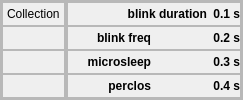
           <widget class="QFrame" name="frame_collection">
            <property name="maximumSize">
             <size>
              <width>16777215</width>
              <height>200</height>
             </size>
            </property>
            <property name="styleSheet">
             <string notr="true">#frame_collection {
	border-top: 2px solid #BDBBBE;
}</string>
            </property>
            <property name="frameShape">
             <enum>QFrame::StyledPanel</enum>
            </property>
            <property name="frameShadow">
             <enum>QFrame::Raised</enum>
            </property>
            <layout class="QHBoxLayout" name="horizontalLayout_30">
             <property name="spacing">
              <number>0</number>
             </property>
             <property name="leftMargin">
              <number>0</number>
             </property>
             <property name="topMargin">
              <number>0</number>
             </property>
             <property name="rightMargin">
              <number>0</number>
             </property>
             <property name="bottomMargin">
              <number>0</number>
             </property>
             <item>
              <widget class="QFrame" name="frame_collection_left">
               <property name="maximumSize">
                <size>
                 <width>200</width>
                 <height>16777215</height>
                </size>
               </property>
               <property name="frameShape">
                <enum>QFrame::StyledPanel</enum>
               </property>
               <property name="frameShadow">
                <enum>QFrame::Raised</enum>
               </property>
               <layout class="QVBoxLayout" name="verticalLayout_16">
                <property name="spacing">
                 <number>0</number>
                </property>
                <property name="leftMargin">
                 <number>0</number>
                </property>
                <property name="topMargin">
                 <number>0</number>
                </property>
                <property name="rightMargin">
                 <number>0</number>
                </property>
                <property name="bottomMargin">
                 <number>0</number>
                </property>
                <item>
                 <widget class="QFrame" name="frame_top_5">
                  <property name="frameShape">
                   <enum>QFrame::StyledPanel</enum>
                  </property>
                  <property name="frameShadow">
                   <enum>QFrame::Raised</enum>
                  </property>
                  <layout class="QHBoxLayout" name="horizontalLayout_31">
                   <property name="leftMargin">
                    <number>4</number>
                   </property>
                   <property name="topMargin">
                    <number>0</number>
                   </property>
                   <property name="rightMargin">
                    <number>4</number>
                   </property>
                   <property name="bottomMargin">
                    <number>0</number>
                   </property>
                   <item>
                    <widget class="QLabel" name="label_5">
                     <property name="text">
                      <string>Collection</string>
                     </property>
                    </widget>
                   </item>
                  </layout>
                 </widget>
                </item>
                <item>
                 <widget class="QFrame" name="frame_temp_4">
                  <property name="frameShape">
                   <enum>QFrame::StyledPanel</enum>
                  </property>
                  <property name="frameShadow">
                   <enum>QFrame::Raised</enum>
                  </property>
                 </widget>
                </item>
                <item>
                 <widget class="QFrame" name="frame_temp_5">
                  <property name="frameShape">
                   <enum>QFrame::StyledPanel</enum>
                  </property>
                  <property name="frameShadow">
                   <enum>QFrame::Raised</enum>
                  </property>
                 </widget>
                </item>
                <item>
                 <widget class="QFrame" name="frame_temp_6">
                  <property name="frameShape">
                   <enum>QFrame::StyledPanel</enum>
                  </property>
                  <property name="frameShadow">
                   <enum>QFrame::Raised</enum>
                  </property>
                 </widget>
                </item>
               </layout>
              </widget>
             </item>
             <item>
              <widget class="QFrame" name="frame_collection_right">
               <property name="frameShape">
                <enum>QFrame::StyledPanel</enum>
               </property>
               <property name="frameShadow">
                <enum>QFrame::Raised</enum>
               </property>
               <layout class="QVBoxLayout" name="verticalLayout_17">
                <property name="spacing">
                 <number>0</number>
                </property>
                <property name="leftMargin">
                 <number>0</number>
                </property>
                <property name="topMargin">
                 <number>0</number>
                </property>
                <property name="rightMargin">
                 <number>0</number>
                </property>
                <property name="bottomMargin">
                 <number>0</number>
                </property>
                <item>
                 <widget class="QFrame" name="frame_top_6">
                  <property name="frameShape">
                   <enum>QFrame::StyledPanel</enum>
                  </property>
                  <property name="frameShadow">
                   <enum>QFrame::Raised</enum>
                  </property>
                  <layout class="QHBoxLayout" name="horizontalLayout_32">
                   <property name="spacing">
                    <number>6</number>
                   </property>
                   <property name="leftMargin">
                    <number>0</number>
                   </property>
                   <property name="topMargin">
                    <number>0</number>
                   </property>
                   <property name="rightMargin">
                    <number>0</number>
                   </property>
                   <property name="bottomMargin">
                    <number>0</number>
                   </property>
                   <item>
                    <widget class="QLabel" name="label_blink_duration_1">
                     <property name="minimumSize">
                      <size>
                       <width>139</width>
                       <height>0</height>
                      </size>
                     </property>
                     <property name="styleSheet">
                      <string notr="true">#label_blink_duration_1 {
	font-weight: 600;
}</string>
                     </property>
                     <property name="text">
                      <string>blink duration</string>
                     </property>
                     <property name="alignment">
                      <set>Qt::AlignRight|Qt::AlignTrailing|Qt::AlignVCenter</set>
                     </property>
                    </widget>
                   </item>
                   <item>
                    <widget class="QLabel" name="label_blink_duration_2">
                     <property name="styleSheet">
                      <string notr="true">#label_blink_duration_2 {
	font-weight: 600;
}</string>
                     </property>
                     <property name="text">
                      <string>0.1 s</string>
                     </property>
                     <property name="alignment">
                      <set>Qt::AlignRight|Qt::AlignTrailing|Qt::AlignVCenter</set>
                     </property>
                    </widget>
                   </item>
                  </layout>
                 </widget>
                </item>
                <item>
                 <widget class="QFrame" name="frame_mid_3">
                  <property name="frameShape">
                   <enum>QFrame::StyledPanel</enum>
                  </property>
                  <property name="frameShadow">
                   <enum>QFrame::Raised</enum>
                  </property>
                  <layout class="QHBoxLayout" name="horizontalLayout_33">
                   <property name="spacing">
                    <number>6</number>
                   </property>
                   <property name="leftMargin">
                    <number>0</number>
                   </property>
                   <property name="topMargin">
                    <number>0</number>
                   </property>
                   <property name="rightMargin">
                    <number>0</number>
                   </property>
                   <property name="bottomMargin">
                    <number>0</number>
                   </property>
                   <item>
                    <widget class="QLabel" name="label_blink_freq_1">
                     <property name="styleSheet">
                      <string notr="true">#label_blink_freq_1 {
	font-weight: 600;
}</string>
                     </property>
                     <property name="text">
                      <string>blink freq</string>
                     </property>
                     <property name="alignment">
                      <set>Qt::AlignRight|Qt::AlignTrailing|Qt::AlignVCenter</set>
                     </property>
                    </widget>
                   </item>
                   <item>
                    <widget class="QLabel" name="label_blink_freq_2">
                     <property name="styleSheet">
                      <string notr="true">#label_blink_freq_2 {
	font-weight: 600;
}</string>
                     </property>
                     <property name="text">
                      <string>0.2 s</string>
                     </property>
                     <property name="alignment">
                      <set>Qt::AlignRight|Qt::AlignTrailing|Qt::AlignVCenter</set>
                     </property>
                    </widget>
                   </item>
                  </layout>
                 </widget>
                </item>
                <item>
                 <widget class="QFrame" name="frame_mid_4">
                  <property name="frameShape">
                   <enum>QFrame::StyledPanel</enum>
                  </property>
                  <property name="frameShadow">
                   <enum>QFrame::Raised</enum>
                  </property>
                  <layout class="QHBoxLayout" name="horizontalLayout_35">
                   <property name="spacing">
                    <number>6</number>
                   </property>
                   <property name="leftMargin">
                    <number>0</number>
                   </property>
                   <property name="topMargin">
                    <number>0</number>
                   </property>
                   <property name="rightMargin">
                    <number>0</number>
                   </property>
                   <property name="bottomMargin">
                    <number>0</number>
                   </property>
                   <item>
                    <widget class="QLabel" name="label_microsleep_1">
                     <property name="styleSheet">
                      <string notr="true">#label_microsleep_1 {
	font-weight: 600;
}</string>
                     </property>
                     <property name="text">
                      <string>microsleep</string>
                     </property>
                     <property name="alignment">
                      <set>Qt::AlignRight|Qt::AlignTrailing|Qt::AlignVCenter</set>
                     </property>
                    </widget>
                   </item>
                   <item>
                    <widget class="QLabel" name="label_microsleep_2">
                     <property name="styleSheet">
                      <string notr="true">#label_microsleep_2 {
	font-weight: 600;
}</string>
                     </property>
                     <property name="text">
                      <string>0.3 s</string>
                     </property>
                     <property name="alignment">
                      <set>Qt::AlignRight|Qt::AlignTrailing|Qt::AlignVCenter</set>
                     </property>
                    </widget>
                   </item>
                  </layout>
                 </widget>
                </item>
                <item>
                 <widget class="QFrame" name="frame_bot_4">
                  <property name="frameShape">
                   <enum>QFrame::StyledPanel</enum>
                  </property>
                  <property name="frameShadow">
                   <enum>QFrame::Raised</enum>
                  </property>
                  <layout class="QHBoxLayout" name="horizontalLayout_34">
                   <property name="spacing">
                    <number>6</number>
                   </property>
                   <property name="leftMargin">
                    <number>0</number>
                   </property>
                   <property name="topMargin">
                    <number>0</number>
                   </property>
                   <property name="rightMargin">
                    <number>0</number>
                   </property>
                   <property name="bottomMargin">
                    <number>0</number>
                   </property>
                   <item>
                    <widget class="QLabel" name="label_perclos_1">
                     <property name="styleSheet">
                      <string notr="true">#label_perclos_1 {
	font-weight: 600;
}</string>
                     </property>
                     <property name="text">
                      <string>perclos</string>
                     </property>
                     <property name="alignment">
                      <set>Qt::AlignRight|Qt::AlignTrailing|Qt::AlignVCenter</set>
                     </property>
                    </widget>
                   </item>
                   <item>
                    <widget class="QLabel" name="label_perclos_2">
                     <property name="styleSheet">
                      <string notr="true">#label_perclos_2 {
	font-weight: 600;
}</string>
                     </property>
                     <property name="text">
                      <string>0.4 s</string>
                     </property>
                     <property name="alignment">
                      <set>Qt::AlignRight|Qt::AlignTrailing|Qt::AlignVCenter</set>
                     </property>
                    </widget>
                   </item>
                  </layout>
                 </widget>
                </item>
               </layout>
              </widget>
             </item>
            </layout>
           </widget>
